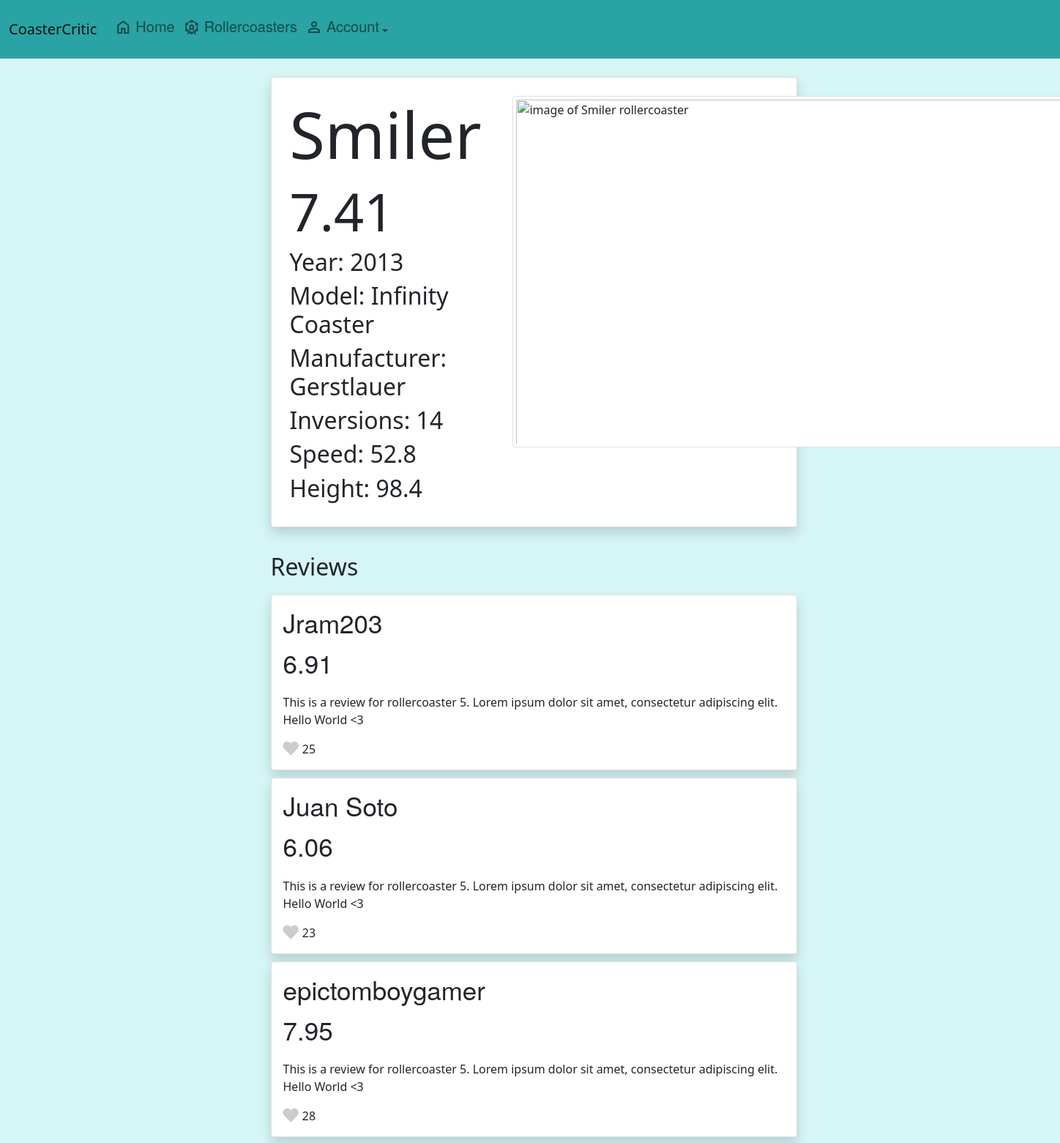
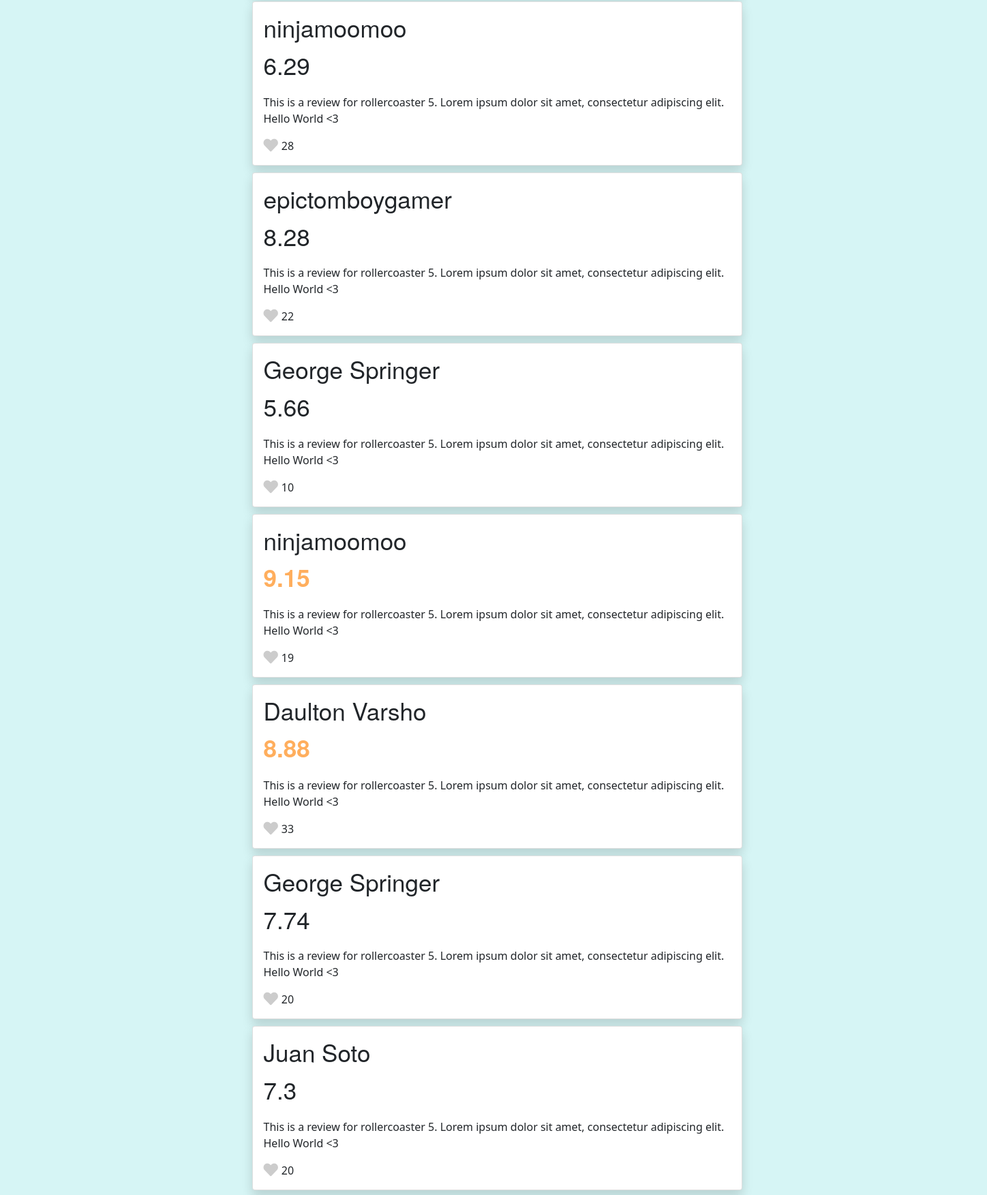
The app's page /rollercoaster/5 (upper part) with its own data (2 pictures, top to bottom).
### app/models.py (models this page shows)
class Rollercoaster(db.Model):
    id = db.Column(db.Integer, primary_key=True)
    name = db.Column(db.String(100))
    year = db.Column(db.Integer)
    height = db.Column(db.Float)
    length = db.Column(db.Float)
    manufacturer = db.Column(db.String(100))
    model = db.Column(db.String(100))
    inversions = db.Column(db.Integer)
    speed = db.Column(db.Float)
    reviews = db.relationship('Review', lazy=True)

class Review(db.Model):
    id = db.Column(db.Integer, primary_key=True)
    user_id = db.Column(db.Integer, db.ForeignKey('user.id'), nullable=False)
    rollercoaster_id = db.Column(db.Integer, db.ForeignKey('rollercoaster.id'), nullable=False)
    rating = db.Column(db.Float)
    review_text = db.Column(db.String(400))
    likes = db.Column(db.Integer)
    user = db.relationship('User', backref=db.backref('user_reviews', lazy=True))
    rollercoaster = db.relationship('Rollercoaster', backref=db.backref('coaster_reviews', lazy=True))

class User(UserMixin, db.Model):
    id = db.Column(db.Integer, primary_key=True)
    password = db.Column(db.String(100))
    name = db.Column(db.String(100))
    reviews = db.relationship('Review', lazy=True)

### app/main.py (the view)
@main.route('/rollercoaster/<rc_id>')
def rollercoaster_page(rc_id):
    rollercoaster = models.Rollercoaster.query.filter_by(id=rc_id).first()
    if rollercoaster:
        average_score = get_average_score(rollercoaster.id)
        reviews = rollercoaster.coaster_reviews
        return render_template('rollercoaster.html', rollercoaster=rollercoaster, average_score=average_score, reviews=reviews)
    else:
        return render_template('404.html')

### app/db_manager.py (called while the page is built)
def get_average_score(rollercoaster_id):
        average_score = (
            db.session.query(func.avg(models.Review.rating))
            .join(models.Review.rollercoaster)
            .filter(models.Review.rollercoaster_id == rollercoaster_id)
            .first()
        )[0]
        average_score = round(average_score,2)
        return average_score

### app/templates/rollercoaster.html (shortened to what this page needs)
{% extends "base.html" %}
{% block content %}
<div class="page_container_c">
  <div class="rollercoaster_header card shadow bg-white rounded">
    <div class="rollercoaster_page_holder">
      <div style="width:100%; ">
        <h1 style="font-size: 5.5rem;">{{rollercoaster.name}}</h1>
        {% if average_score > 8.5%}
        <h2 style="font-size: 4.5rem; color: #FF9933;">{{average_score}}</h2>
        {% else %}
        <h2 style="font-size: 4.5rem;">{{average_score}}</h2>
        {% endif %}
        <div style="gap:40px" class="">
          <div>
            <h2>Year: {{rollercoaster.year}}</h2>
            <h2>Model: {{rollercoaster.model}}</h2>
            <h2>Manufacturer: {{rollercoaster.manufacturer}}</h2>
          </div>
          <div>
            <h2>Inversions: {{rollercoaster.inversions}}</h2>
            <h2>Speed: {{rollercoaster.speed}}</h2>
            <h2>Height: {{rollercoaster.height}}</h2>
          </div>
        </div>
      </div>
    </div>
    <div style="float:left; " class="rc_image_container">
      <img alt="image of {{rollercoaster.name}} rollercoaster" class="img-fluid rollercoaster_img img-thumbnail" src="/static/assets/{{ rollercoaster.id }}.jpg">
    </div>
  </div>
  <div class="review_container">
    <h2>Reviews</h2>
    {% for review in reviews%}
    <div class="card card-hover shadow bg-white rounded" style="width: 100%;" onclick="open_profile({{review.user.id}})">
      <div class="card-body">
          <h5 style="font-size: 35px; font-family: Walfork, Walsheim, Helvetica Neue, Helvetica, Arial, sans-serif;"
              class="card-title">{{ review.user.name}}</h5>
          {% if review.rating > 8.5%}
          <p style="font-weight: bold; color: #ff9933cb; font-size: 35px; font-family: Walfork, Walsheim, Helvetica Neue, Helvetica, Arial, sans-serif;"
              class="card-text"> {{ review.rating }}</p>
          {% else %}
          <p style="font-size: 35px; font-family: Walfork, Walsheim, Helvetica Neue, Helvetica, Arial, sans-serif;"
              class="card-text"> {{ review.rating }}</p>
          {% endif %}
          <p class="card-text">{{ review.review_text}}</p>
          <div style="display: flex; align-items: center; gap:5px;">
            <div id="{{review.id}}-icon" class="like-icon fa-lg" onclick="add_like(event, {{review.id}})"><i class="fas fa-heart"></i></div>
            <span id="{{review.id}}-likes">{{review.likes}}</span>
          </div>
      </div>
  </div>
    {% endfor %}
  </div>
</div>
{% endblock %}

### app/static/styles.css (style rules this page uses)
.page_container_c { padding-top: 10px; display: flex; align-items: center; justify-content: center; flex-direction: column; margin-left: 10px; }
.review_container { display: flex; flex-direction: column; gap: 10px; padding-top: 5px; flex-grow: 1; width: 50%; }
.rc_image_container { height: 100%; margin-right: 3.8%; margin-top:10px; }
.rollercoaster_img { width: 50rem; height: 30rem; object-fit: cover; margin-top:15px; }
.rollercoaster_page_holder { display: flex; flex-direction: row; gap: 18px; flex-grow: 1; margin: 25px; }
body { background-color: #d6f5f5; }
.like-icon { color: #ccc; cursor: pointer; }
.rollercoaster_header { display: flex; flex-direction: row; gap:18px; background-color: white; width: 50%; margin-bottom: 30px; margin-top:15px; }

### records on screen
Rollercoaster: name "Smiler", year "2013", model "Infinity Coaster", manufacturer "Gerstlauer", inversions "14", speed "52.8", height "98.4"
Review: user.name "Jram203", rating "6.91", review_text "This is a review for rollercoaster 5. Lorem ipsum dolor sit amet, consectetur adipiscing elit. Hello World <3", likes "25"
Review: user.name "Juan Soto", rating "6.06", review_text "This is a review for rollercoaster 5. Lorem ipsum dolor sit amet, consectetur adipiscing elit. Hello World <3", likes "23"
Review: user.name "epictomboygamer", rating "7.95", review_text "This is a review for rollercoaster 5. Lorem ipsum dolor sit amet, consectetur adipiscing elit. Hello World <3", likes "28"
Review: user.name "ninjamoomoo", rating "6.29", review_text "This is a review for rollercoaster 5. Lorem ipsum dolor sit amet, consectetur adipiscing elit. Hello World <3", likes "28"
Review: user.name "epictomboygamer", rating "8.28", review_text "This is a review for rollercoaster 5. Lorem ipsum dolor sit amet, consectetur adipiscing elit. Hello World <3", likes "22"
Review: user.name "George Springer", rating "5.66", review_text "This is a review for rollercoaster 5. Lorem ipsum dolor sit amet, consectetur adipiscing elit. Hello World <3", likes "10"
Review: user.name "ninjamoomoo", rating "9.15", review_text "This is a review for rollercoaster 5. Lorem ipsum dolor sit amet, consectetur adipiscing elit. Hello World <3", likes "19"
Review: user.name "Daulton Varsho", rating "8.88", review_text "This is a review for rollercoaster 5. Lorem ipsum dolor sit amet, consectetur adipiscing elit. Hello World <3", likes "33"
Review: user.name "George Springer", rating "7.74", review_text "This is a review for rollercoaster 5. Lorem ipsum dolor sit amet, consectetur adipiscing elit. Hello World <3", likes "20"
Review: user.name "Juan Soto", rating "7.3", review_text "This is a review for rollercoaster 5. Lorem ipsum dolor sit amet, consectetur adipiscing elit. Hello World <3", likes "20"

### other values on screen
{{ average_score }} "7.41"
